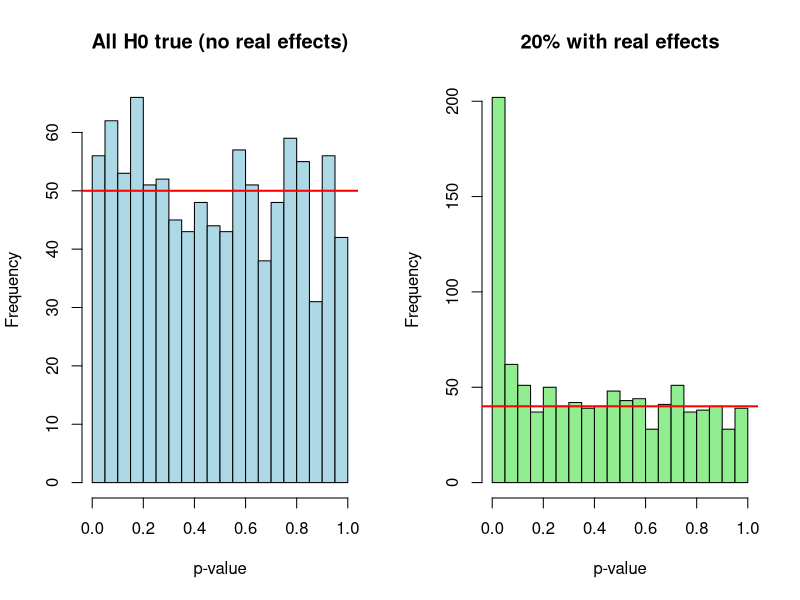
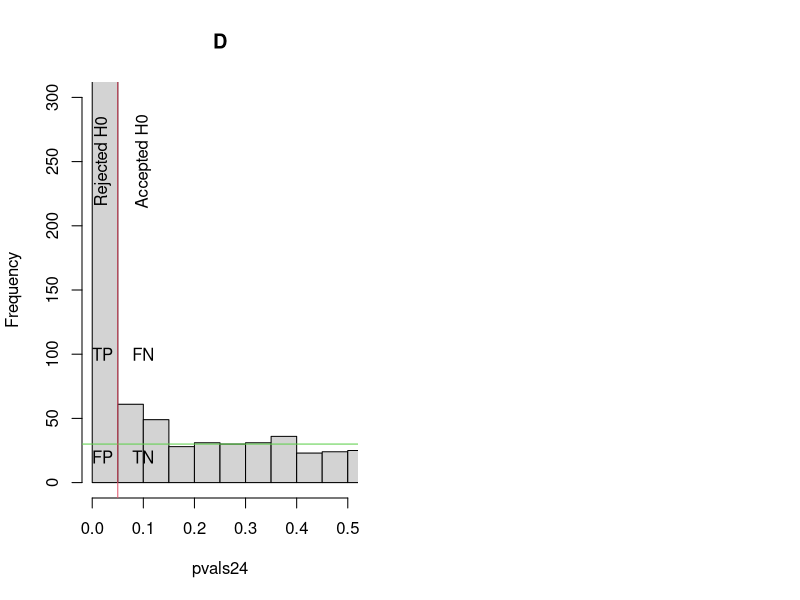

These charts were generated, in order, by the following R code:
## ---- chunk 1
knitr::opts_chunk$set(fig.width = 4.25, fig.height = 3.5, fig.retina = 3,
                      message = FALSE, warning = FALSE, cache = TRUE,
                      autodep = TRUE, hiline = TRUE)
options(htmltools.dir.version = FALSE, width = 90)
library(tidyverse)
## ---- chunk 2
set.seed(123)
simulate_pvals <- function(n_tests = 1000, frac_true = 0.1, effect = 2) {
  sapply(1:n_tests, function(i) {
    ctrl <- rnorm(6, 0, 1)
    trt <- rnorm(6, ifelse(runif(1) < frac_true, effect, 0), 1)
    t.test(trt, ctrl)$p.value
  })
}
pvals_null <- simulate_pvals(frac_true = 0)
pvals_mix <- simulate_pvals(frac_true = 0.2)

par(mfrow = c(1, 2))
hist(pvals_null, breaks = 20, main = "All H0 true (no real effects)",
     xlab = "p-value", col = "lightblue")
abline(h = 50, col = "red", lwd = 2)
hist(pvals_mix, breaks = 20, main = "20% with real effects",
     xlab = "p-value", col = "lightgreen")
abline(h = 40, col = "red", lwd = 2)
## ---- chunk 3
m <- 1000
simulate.p.values <- function(
  i, delta = 2, fraction = 0.1){
  control <- rnorm(6,0,1)
  treatment <- rnorm(6,0,1)
  if (runif(1) < fraction)
   treatment <- treatment + delta
  return(t.test(treatment,control)$p.value)
}

pvals24 <- sapply(1:m, simulate.p.values,
                  delta = 2, fraction = 0.4 )
hist(pvals24, breaks = 20, ylim = c(0,300), xlim = c(0,0.5), main = "D")
abline(h = (1000 - 400)/20, col = 3)
abline(v = 0.05, col = 2)
text(x = c(0.02,  0.1 ), y = c(250,250),
     labels = c("Rejected H0","Accepted H0"), srt = 90)

text(x = c(0.02, 0.02, 0.1, 0.1), y = c(20,100,20,100),
     labels = c("FP","TP","TN","FN"))
